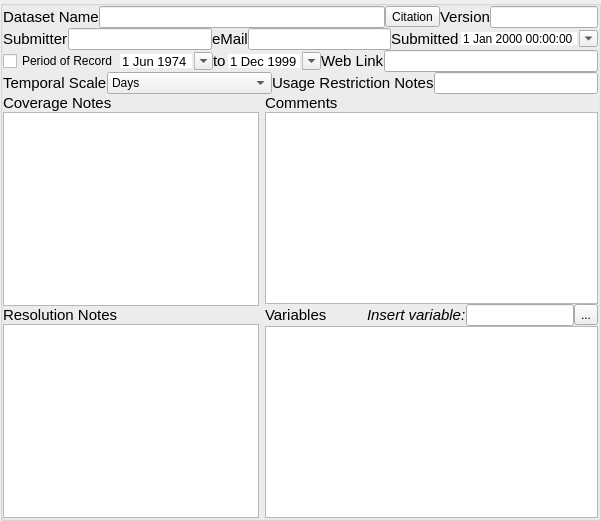
         <widget class="QGroupBox" name="gbDatasetOverview">
          <property name="sizePolicy">
           <sizepolicy hsizetype="Preferred" vsizetype="Preferred">
            <horstretch>0</horstretch>
            <verstretch>2</verstretch>
           </sizepolicy>
          </property>
          <property name="title">
           <string/>
          </property>
          <property name="flat">
           <bool>true</bool>
          </property>
          <layout class="QGridLayout" name="gridLayout4">
           <property name="leftMargin">
            <number>0</number>
           </property>
           <property name="topMargin">
            <number>0</number>
           </property>
           <property name="rightMargin">
            <number>0</number>
           </property>
           <property name="bottomMargin">
            <number>0</number>
           </property>
           <property name="horizontalSpacing">
            <number>-1</number>
           </property>
           <property name="verticalSpacing">
            <number>0</number>
           </property>
           <item row="2" column="0" colspan="2">
            <layout class="QHBoxLayout" name="horizontalLayout_17">
             <item>
              <widget class="QLabel" name="lblDatasetSubmitter">
               <property name="font">
                <font>
                 <pointsize>11</pointsize>
                </font>
               </property>
               <property name="text">
                <string>Submitter</string>
               </property>
              </widget>
             </item>
             <item>
              <widget class="QLineEdit" name="ledDatasetSubmitter">
               <property name="sizePolicy">
                <sizepolicy hsizetype="Expanding" vsizetype="Fixed">
                 <horstretch>0</horstretch>
                 <verstretch>0</verstretch>
                </sizepolicy>
               </property>
               <property name="text">
                <string/>
               </property>
              </widget>
             </item>
             <item>
              <widget class="QLabel" name="lblDatasetEmail">
               <property name="font">
                <font>
                 <pointsize>11</pointsize>
                </font>
               </property>
               <property name="text">
                <string>eMail</string>
               </property>
              </widget>
             </item>
             <item>
              <widget class="QLineEdit" name="ledDatasetEmail">
               <property name="text">
                <string/>
               </property>
              </widget>
             </item>
             <item>
              <widget class="QLabel" name="lblDatasetSubmitted">
               <property name="font">
                <font>
                 <pointsize>11</pointsize>
                </font>
               </property>
               <property name="text">
                <string>Submitted</string>
               </property>
              </widget>
             </item>
             <item>
              <widget class="QDateTimeEdit" name="dteDatasetSubmitted">
               <property name="frame">
                <bool>false</bool>
               </property>
               <property name="calendarPopup">
                <bool>true</bool>
               </property>
              </widget>
             </item>
            </layout>
           </item>
           <item row="5" column="0">
            <layout class="QVBoxLayout" name="verticalLayout_8">
             <item>
              <widget class="QLabel" name="lblDatasetCoverage">
               <property name="font">
                <font>
                 <pointsize>11</pointsize>
                </font>
               </property>
               <property name="text">
                <string>Coverage Notes</string>
               </property>
              </widget>
             </item>
             <item>
              <widget class="QTextEdit" name="tedDatasetCoverage">
               <property name="html">
                <string>&lt;!DOCTYPE HTML PUBLIC &quot;-//W3C//DTD HTML 4.0//EN&quot; &quot;http://www.w3.org/TR/REC-html40/strict.dtd&quot;&gt;
&lt;html&gt;&lt;head&gt;&lt;meta name=&quot;qrichtext&quot; content=&quot;1&quot; /&gt;&lt;style type=&quot;text/css&quot;&gt;
p, li { white-space: pre-wrap; }
&lt;/style&gt;&lt;/head&gt;&lt;body style=&quot; font-family:'.Lucida Grande UI'; font-size:11pt; font-weight:400; font-style:normal;&quot;&gt;
&lt;p style=&quot;-qt-paragraph-type:empty; margin-top:0px; margin-bottom:0px; margin-left:0px; margin-right:0px; -qt-block-indent:0; text-indent:0px;&quot;&gt;&lt;br /&gt;&lt;/p&gt;&lt;/body&gt;&lt;/html&gt;</string>
               </property>
              </widget>
             </item>
             <item>
              <widget class="QLabel" name="lblDatasetResolution">
               <property name="font">
                <font>
                 <pointsize>11</pointsize>
                </font>
               </property>
               <property name="text">
                <string>Resolution Notes</string>
               </property>
              </widget>
             </item>
             <item>
              <widget class="QTextEdit" name="tedDatasetResolution">
               <property name="sizePolicy">
                <sizepolicy hsizetype="Expanding" vsizetype="Expanding">
                 <horstretch>0</horstretch>
                 <verstretch>0</verstretch>
                </sizepolicy>
               </property>
               <property name="html">
                <string>&lt;!DOCTYPE HTML PUBLIC &quot;-//W3C//DTD HTML 4.0//EN&quot; &quot;http://www.w3.org/TR/REC-html40/strict.dtd&quot;&gt;
&lt;html&gt;&lt;head&gt;&lt;meta name=&quot;qrichtext&quot; content=&quot;1&quot; /&gt;&lt;style type=&quot;text/css&quot;&gt;
p, li { white-space: pre-wrap; }
&lt;/style&gt;&lt;/head&gt;&lt;body style=&quot; font-family:'.Lucida Grande UI'; font-size:11pt; font-weight:400; font-style:normal;&quot;&gt;
&lt;p style=&quot;-qt-paragraph-type:empty; margin-top:0px; margin-bottom:0px; margin-left:0px; margin-right:0px; -qt-block-indent:0; text-indent:0px;&quot;&gt;&lt;br /&gt;&lt;/p&gt;&lt;/body&gt;&lt;/html&gt;</string>
               </property>
              </widget>
             </item>
            </layout>
           </item>
           <item row="1" column="0" colspan="2">
            <layout class="QHBoxLayout" name="horizontalLayout_18">
             <item>
              <widget class="QLabel" name="lblDatasetDatasetName">
               <property name="font">
                <font>
                 <pointsize>11</pointsize>
                </font>
               </property>
               <property name="text">
                <string>Dataset Name</string>
               </property>
              </widget>
             </item>
             <item>
              <widget class="QLineEdit" name="ledDatasetDatasetName">
               <property name="sizePolicy">
                <sizepolicy hsizetype="Expanding" vsizetype="Fixed">
                 <horstretch>1</horstretch>
                 <verstretch>0</verstretch>
                </sizepolicy>
               </property>
               <property name="text">
                <string/>
               </property>
              </widget>
             </item>
             <item>
              <widget class="QToolButton" name="toolButtonCitation">
               <property name="text">
                <string>Citation</string>
               </property>
              </widget>
             </item>
             <item>
              <widget class="QLabel" name="lblDatasetVersion">
               <property name="font">
                <font>
                 <pointsize>11</pointsize>
                </font>
               </property>
               <property name="text">
                <string>Version</string>
               </property>
              </widget>
             </item>
             <item>
              <widget class="QLineEdit" name="ledDatasetVersion">
               <property name="text">
                <string/>
               </property>
              </widget>
             </item>
            </layout>
           </item>
           <item row="5" column="1">
            <layout class="QVBoxLayout" name="verticalLayout_9">
             <item>
              <widget class="QLabel" name="lblDatasetComments">
               <property name="font">
                <font>
                 <pointsize>11</pointsize>
                </font>
               </property>
               <property name="text">
                <string>Comments</string>
               </property>
              </widget>
             </item>
             <item>
              <widget class="QTextEdit" name="tedDatasetComments">
               <property name="html">
                <string>&lt;!DOCTYPE HTML PUBLIC &quot;-//W3C//DTD HTML 4.0//EN&quot; &quot;http://www.w3.org/TR/REC-html40/strict.dtd&quot;&gt;
&lt;html&gt;&lt;head&gt;&lt;meta name=&quot;qrichtext&quot; content=&quot;1&quot; /&gt;&lt;style type=&quot;text/css&quot;&gt;
p, li { white-space: pre-wrap; }
&lt;/style&gt;&lt;/head&gt;&lt;body style=&quot; font-family:'.Lucida Grande UI'; font-size:11pt; font-weight:400; font-style:normal;&quot;&gt;
&lt;p style=&quot;-qt-paragraph-type:empty; margin-top:0px; margin-bottom:0px; margin-left:0px; margin-right:0px; -qt-block-indent:0; text-indent:0px;&quot;&gt;&lt;br /&gt;&lt;/p&gt;&lt;/body&gt;&lt;/html&gt;</string>
               </property>
              </widget>
             </item>
             <item>
              <layout class="QVBoxLayout" name="verticalLayout_10">
               <item>
                <layout class="QHBoxLayout" name="horizontalLayout_19">
                 <item>
                  <widget class="QLabel" name="lblVariables">
                   <property name="font">
                    <font>
                     <pointsize>11</pointsize>
                    </font>
                   </property>
                   <property name="text">
                    <string>Variables</string>
                   </property>
                  </widget>
                 </item>
                 <item>
                  <spacer name="horizontalSpacer">
                   <property name="orientation">
                    <enum>Qt::Horizontal</enum>
                   </property>
                   <property name="sizeHint" stdset="0">
                    <size>
                     <width>40</width>
                     <height>20</height>
                    </size>
                   </property>
                  </spacer>
                 </item>
                 <item>
                  <widget class="QLabel" name="lblDatasetInsert">
                   <property name="font">
                    <font>
                     <family>Arial</family>
                     <pointsize>11</pointsize>
                     <italic>true</italic>
                    </font>
                   </property>
                   <property name="text">
                    <string>Insert variable:</string>
                   </property>
                  </widget>
                 </item>
                 <item>
                  <widget class="QLineEdit" name="ledDatasetInsertVariable"/>
                 </item>
                 <item>
                  <widget class="QToolButton" name="toolButtonInsertVariable">
                   <property name="toolTip">
                    <string>&lt;html&gt;&lt;head/&gt;&lt;body&gt;&lt;p&gt;click to insert a variable below&lt;/p&gt;&lt;/body&gt;&lt;/html&gt;</string>
                   </property>
                   <property name="text">
                    <string>...</string>
                   </property>
                  </widget>
                 </item>
                </layout>
               </item>
               <item>
                <widget class="QListWidget" name="listWidgetVariables">
                 <property name="dragDropMode">
                  <enum>QAbstractItemView::DragDrop</enum>
                 </property>
                 <property name="defaultDropAction">
                  <enum>Qt::CopyAction</enum>
                 </property>
                 <property name="alternatingRowColors">
                  <bool>true</bool>
                 </property>
                 <property name="selectionMode">
                  <enum>QAbstractItemView::MultiSelection</enum>
                 </property>
                 <property name="modelColumn">
                  <number>0</number>
                 </property>
                </widget>
               </item>
              </layout>
             </item>
            </layout>
           </item>
           <item row="3" column="0" colspan="2">
            <layout class="QHBoxLayout" name="horizontalLayout0">
             <item>
              <widget class="QCheckBox" name="chbxDatasetPeriodOfRecord">
               <property name="text">
                <string>Period of Record</string>
               </property>
               <property name="checked">
                <bool>false</bool>
               </property>
              </widget>
             </item>
             <item>
              <layout class="QHBoxLayout" name="horizontalLayout1">
               <item>
                <widget class="QDateEdit" name="dateEditFrom">
                 <property name="enabled">
                  <bool>true</bool>
                 </property>
                 <property name="font">
                  <font>
                   <pointsize>10</pointsize>
                  </font>
                 </property>
                 <property name="frame">
                  <bool>false</bool>
                 </property>
                 <property name="dateTime">
                  <datetime>
                   <hour>0</hour>
                   <minute>0</minute>
                   <second>0</second>
                   <year>1974</year>
                   <month>6</month>
                   <day>1</day>
                  </datetime>
                 </property>
                 <property name="calendarPopup">
                  <bool>true</bool>
                 </property>
                </widget>
               </item>
               <item>
                <widget class="QLabel" name="lblDatasetTo">
                 <property name="font">
                  <font>
                   <pointsize>11</pointsize>
                  </font>
                 </property>
                 <property name="text">
                  <string>to</string>
                 </property>
                </widget>
               </item>
               <item>
                <widget class="QDateEdit" name="dateEditTo">
                 <property name="enabled">
                  <bool>true</bool>
                 </property>
                 <property name="font">
                  <font>
                   <pointsize>10</pointsize>
                  </font>
                 </property>
                 <property name="frame">
                  <bool>false</bool>
                 </property>
                 <property name="dateTime">
                  <datetime>
                   <hour>0</hour>
                   <minute>0</minute>
                   <second>0</second>
                   <year>1999</year>
                   <month>12</month>
                   <day>1</day>
                  </datetime>
                 </property>
                 <property name="calendarPopup">
                  <bool>true</bool>
                 </property>
                </widget>
               </item>
               <item>
                <widget class="QLabel" name="lblDatasetWebLink">
                 <property name="font">
                  <font>
                   <pointsize>11</pointsize>
                  </font>
                 </property>
                 <property name="text">
                  <string>Web Link</string>
                 </property>
                </widget>
               </item>
               <item>
                <widget class="QLineEdit" name="ledDatasetWebLink">
                 <property name="inputMethodHints">
                  <set>Qt::ImhUrlCharactersOnly</set>
                 </property>
                 <property name="text">
                  <string/>
                 </property>
                </widget>
               </item>
              </layout>
             </item>
            </layout>
           </item>
           <item row="4" column="0" colspan="2">
            <layout class="QHBoxLayout" name="horizontalLayout8">
             <item>
              <widget class="QLabel" name="lblDatasetTemporalScale">
               <property name="font">
                <font>
                 <pointsize>11</pointsize>
                </font>
               </property>
               <property name="text">
                <string>Temporal Scale</string>
               </property>
              </widget>
             </item>
             <item>
              <widget class="QComboBox" name="cbDatasetTemporalScale">
               <property name="sizePolicy">
                <sizepolicy hsizetype="Preferred" vsizetype="Fixed">
                 <horstretch>1</horstretch>
                 <verstretch>0</verstretch>
                </sizepolicy>
               </property>
               <property name="currentIndex">
                <number>4</number>
               </property>
               <item>
                <property name="text">
                 <string>None</string>
                </property>
               </item>
               <item>
                <property name="text">
                 <string>Seconds</string>
                </property>
               </item>
               <item>
                <property name="text">
                 <string>Hours</string>
                </property>
               </item>
               <item>
                <property name="text">
                 <string>Minutes</string>
                </property>
               </item>
               <item>
                <property name="text">
                 <string>Days</string>
                </property>
               </item>
               <item>
                <property name="text">
                 <string>Months</string>
                </property>
               </item>
               <item>
                <property name="text">
                 <string>Weeks</string>
                </property>
               </item>
               <item>
                <property name="text">
                 <string>Years</string>
                </property>
               </item>
               <item>
                <property name="text">
                 <string>Decades</string>
                </property>
               </item>
               <item>
                <property name="text">
                 <string>Centuries</string>
                </property>
               </item>
              </widget>
             </item>
             <item>
              <widget class="QLabel" name="lblDatasetUsageRestrictions">
               <property name="font">
                <font>
                 <pointsize>11</pointsize>
                </font>
               </property>
               <property name="text">
                <string>Usage Restriction Notes</string>
               </property>
              </widget>
             </item>
             <item>
              <widget class="QLineEdit" name="ledDatasetUsageRestrictions">
               <property name="sizePolicy">
                <sizepolicy hsizetype="Expanding" vsizetype="Fixed">
                 <horstretch>1</horstretch>
                 <verstretch>0</verstretch>
                </sizepolicy>
               </property>
               <property name="text">
                <string/>
               </property>
              </widget>
             </item>
            </layout>
           </item>
          </layout>
         </widget>
